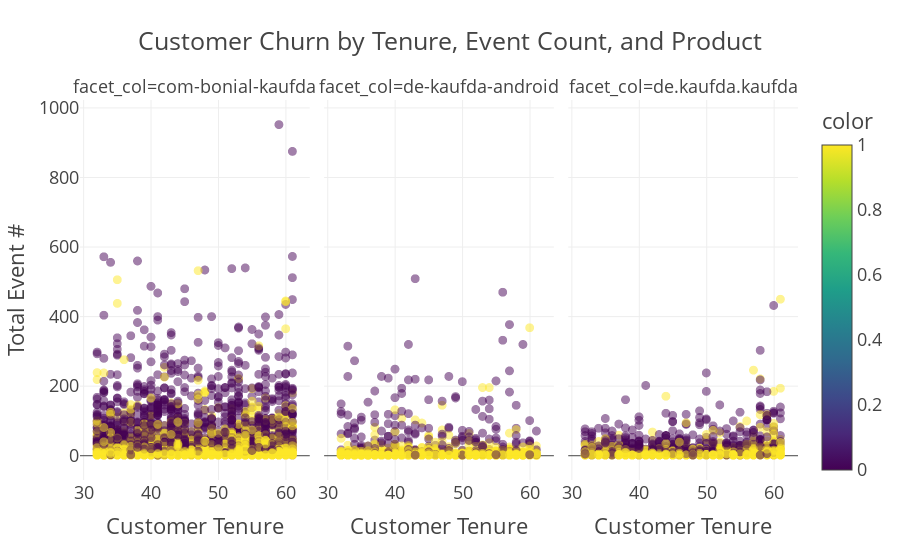

Notebook code for this chart:
### Markdown cell above
**Business Insights:**
- Ensure that the app is fast, responsive, and free of technical issues. Users are more likely to churn if they encounter frequent crashes, slow load times, or bugs.
- Gather and analyze user feedback and reviews for the Kaufda androind app. This will help you understand what users dislike or find lacking in the app
- Check if any feature is available in website that missed in android app
- Segment customer base to identify the root causes. Are there specific user groups or demographics experiencing higher churn?

### Code cell
import plotly.express as px
fig = px.scatter(x=df['tenure'], y=df['total_event_count'],
                 color = df['churn'], template = 'presentation',
                 opacity = 0.5, facet_col = df['product_id'],
                 title = 'Customer Churn by Tenure, Event Count, and Product',
                 labels = {'x' : 'Customer Tenure', 'y' : 'Total Event #'})

fig.show()

### Figure 1 — Plotly figure (JSON) as saved in the notebook; plotly's stock layout.template omitted (floating-point values rounded to 4 significant figures; data arrays with more than 128 entries replaced by an {"elided": "..."} marker saying what was removed)
{"data": [{"hovertemplate": "facet_col=com-bonial-kaufda<br>Customer Tenure=%{x}<br>Total Event #=%{y}<br>color=%{marker.color}<extra></extra>", "legendgroup": "", "marker": {"color": {"elided": "4897 int values"}, "coloraxis": "coloraxis", "opacity": 0.5, "symbol": "circle"}, "mode": "markers", "name": "", "showlegend": false, "type": "scattergl", "x": {"elided": "4897 int values"}, "xaxis": "x", "y": {"elided": "4897 int values"}, "yaxis": "y"}, {"hovertemplate": "facet_col=de-kaufda-android<br>Customer Tenure=%{x}<br>Total Event #=%{y}<br>color=%{marker.color}<extra></extra>", "legendgroup": "", "marker": {"color": {"elided": "3199 int values"}, "coloraxis": "coloraxis", "opacity": 0.5, "symbol": "circle"}, "mode": "markers", "name": "", "showlegend": false, "type": "scattergl", "x": {"elided": "3199 int values"}, "xaxis": "x2", "y": {"elided": "3199 int values"}, "yaxis": "y2"}, {"hovertemplate": "facet_col=de.kaufda.kaufda<br>Customer Tenure=%{x}<br>Total Event #=%{y}<br>color=%{marker.color}<extra></extra>", "legendgroup": "", "marker": {"color": {"elided": "1720 int values"}, "coloraxis": "coloraxis", "opacity": 0.5, "symbol": "circle"}, "mode": "markers", "name": "", "showlegend": false, "type": "scattergl", "x": {"elided": "1720 int values"}, "xaxis": "x3", "y": {"elided": "1720 int values"}, "yaxis": "y3"}], "layout": {"annotations": [{"font": {}, "showarrow": false, "text": "facet_col=com-bonial-kaufda", "x": 0.16, "xanchor": "center", "xref": "paper", "y": 1, "yanchor": "bottom", "yref": "paper"}, {"font": {}, "showarrow": false, "text": "facet_col=de-kaufda-android", "x": 0.5, "xanchor": "center", "xref": "paper", "y": 1, "yanchor": "bottom", "yref": "paper"}, {"font": {}, "showarrow": false, "text": "facet_col=de.kaufda.kaufda", "x": 0.84, "xanchor": "center", "xref": "paper", "y": 1, "yanchor": "bottom", "yref": "paper"}], "coloraxis": {"colorbar": {"title": {"text": "color"}}, "colorscale": [[0, "#440154"], [0.1111, "#482878"], [0.2222, "#3e4989"], [0.3333, "#31688e"], [0.4444, "#26828e"], [0.5556, "#1f9e89"], [0.6667, "#35b779"], [0.7778, "#6ece58"], [0.8889, "#b5de2b"], [1, "#fde725"]]}, "legend": {"tracegroupgap": 0}, "title": {"text": "Customer Churn by Tenure, Event Count, and Product"}, "xaxis": {"anchor": "y", "domain": [0, 0.32], "title": {"text": "Customer Tenure"}}, "xaxis2": {"anchor": "y2", "domain": [0.34, 0.66], "matches": "x", "title": {"text": "Customer Tenure"}}, "xaxis3": {"anchor": "y3", "domain": [0.68, 1.0], "matches": "x", "title": {"text": "Customer Tenure"}}, "yaxis": {"anchor": "x", "domain": [0, 1], "title": {"text": "Total Event #"}}, "yaxis2": {"anchor": "x2", "domain": [0, 1], "matches": "y", "showticklabels": false}, "yaxis3": {"anchor": "x3", "domain": [0, 1], "matches": "y", "showticklabels": false}}}
